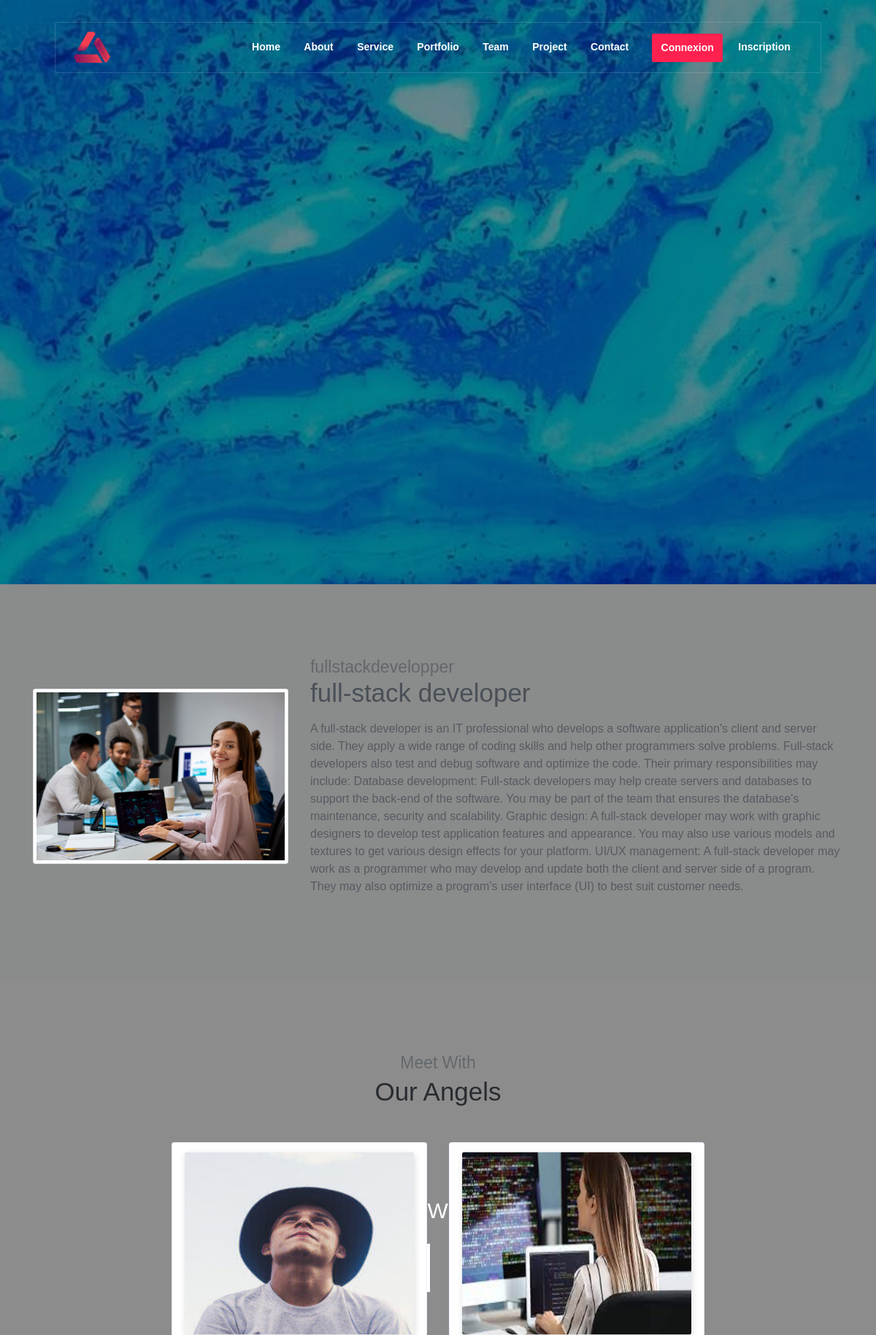
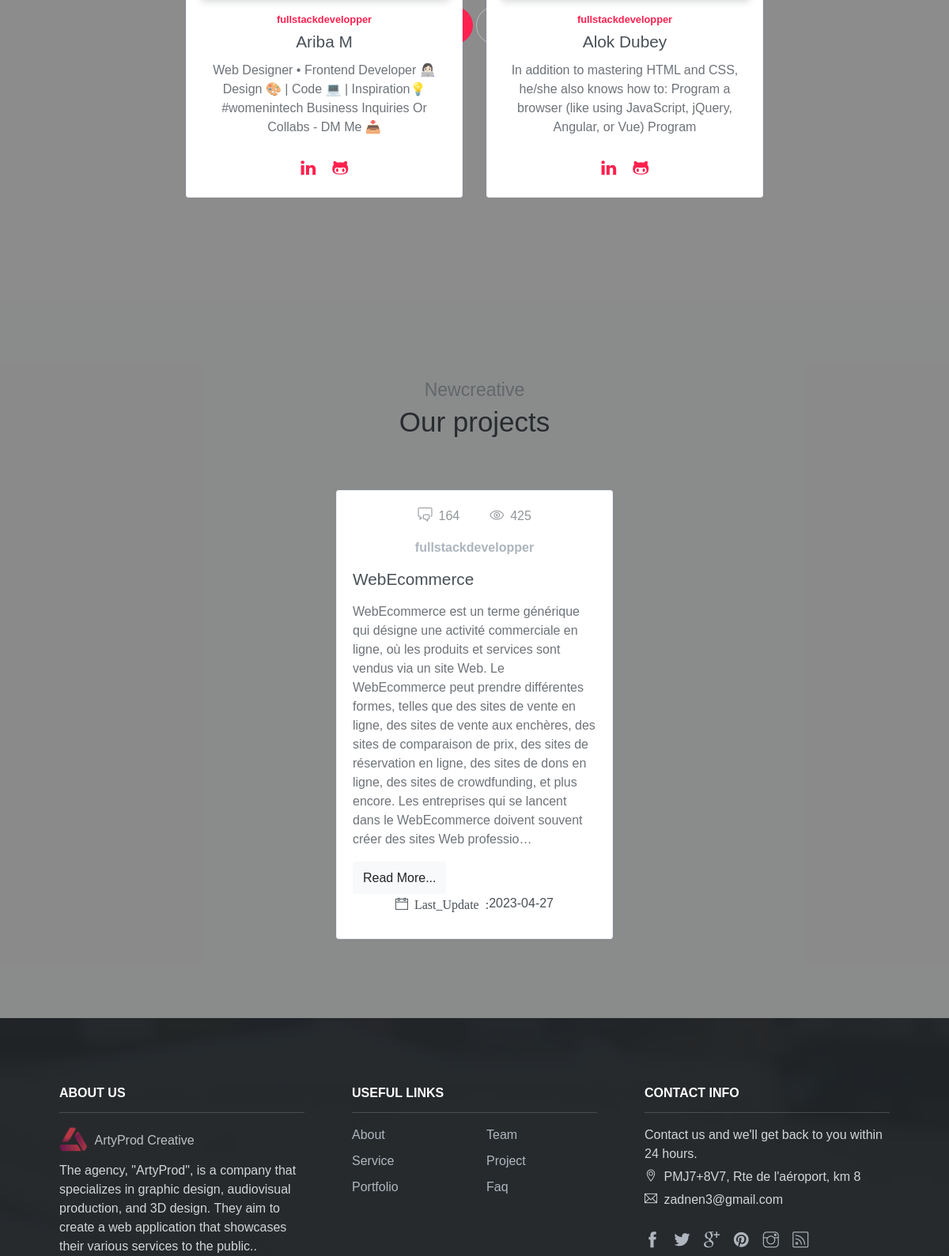
Screenshot of /applicationweb/team/1/ (upper part) with the database file from the repository (2 pictures, top to bottom).
### applicationweb/models.py (models this page shows, shortened)
class Team(models.Model):
    name = models.CharField(max_length=200)
    position = models.CharField(max_length=200)
    bio = models.TextField()
    photo = models.ImageField(upload_to='uploads/%Y/%m/%d/')
    def __str__(self):
        return self.name

class TeamMember(models.Model):
    name = models.CharField(max_length=200)
    position = models.CharField(max_length=200)
    bio = models.TextField()
    photo = models.ImageField(upload_to='uploads/%Y/%m/%d/')
    linkedin_url = models.URLField(blank=True)
    personal_website_url = models.URLField(blank=True)
    team = models.ForeignKey(Team, on_delete=models.CASCADE)
    user = models.ForeignKey(User, on_delete=models.CASCADE)

class Project(models.Model):
    STATUS_CHOICES = [
        ('AC', 'En cours'),
        ('FN', 'Fini'),
    ]
    title = models.CharField(max_length=200)
    description = models.TextField()
    client_name = models.CharField(max_length=200)
    created_by = models.ForeignKey(Team, on_delete=models.CASCADE)
    created_at = models.DateTimeField(auto_now_add=True)
    updated_at = models.DateTimeField(auto_now=True)
    status = models.CharField(max_length=2, choices=STATUS_CHOICES)
    services = models.ManyToManyField(Service, through='Detail')

### applicationweb/views.py (the view)
# urls.py: path('team/<int:team_id>/', views.team_detail, name='team_detail'),
def team_detail(request, team_id):
    team = get_object_or_404(Team, pk=team_id)
    projects = Project.objects.filter(created_by=team)
    team_members = TeamMember.objects.filter(team=team)
    context = {
        'team': team,
        'projects': projects,
        'team_members': team_members
    }
    return render(request, 'team_detail.html', context)

### applicationweb/templates/team_detail.html (shortened to what this page needs)
<!DOCTYPE html>
<html lang="en">
<head>
    <link rel="stylesheet" href="/static/assets/vendors/themify-icons/css/themify-icons.css">
	<link rel="stylesheet" href="/static/assets/css/creative-studio.css">
</head>
<body data-spy="scroll" data-target=".navbar" data-offset="40" id="home">
  <nav class="navbar custom-navbar navbar-expand-lg navbar-dark" data-spy="affix" data-offset-top="20">
    <div class="container">
        <a class="navbar-brand" href="#">
            <img src="/static/assets/imgs/logo.png" alt="Download free bootstrap 4 landing page, free boootstrap 4 templates, Download free bootstrap 4.1 landing page, free boootstrap 4.1.1 templates, Creative studio Landing page">
        </a>
        <div class="collapse navbar-collapse" id="navbarSupportedContent">
            <ul class="navbar-nav ml-auto">
                <li class="nav-item">
                    <a class="nav-link" href="http://127.0.0.1:8000/applicationweb/#home">Home</a>
                </li>
                <li class="nav-item">
                    <a class="nav-link" href="http://127.0.0.1:8000/applicationweb/#about">About</a>
                </li>
                <li class="nav-item">
                    <a class="nav-link" href="http://127.0.0.1:8000/applicationweb/#service">Service</a>
                </li>
                <li class="nav-item">
                    <a class="nav-link" href="http://127.0.0.1:8000/applicationweb/#portfolio">Portfolio</a>
                </li>
                <li class="nav-item">
                    <a class="nav-link" href="http://127.0.0.1:8000/applicationweb/#team">Team</a>
                </li>
                <li class="nav-item">
                    <a class="nav-link" href="http://127.0.0.1:8000/applicationweb/#Project">Project</a>
                </li>
                <li class="nav-item">
                    <a class="nav-link" href="http://127.0.0.1:8000/applicationweb/contact/#contact">Contact</a>
                </li>
                {% if user.is_authenticated %}
                <li class="nav-item active">
                <a class="nav-link" href="#">{{user}}</a>
                </li>
                <li class="nav-item active">
                <a class="nav-link btn btn-primary btn-sm ml-lg-3" href="{% url 'logout' %}">Déconnexion</a>
                </li>
                {% else %}
                <li class="nav-item active">
                <a class="nav-link btn btn-primary btn-sm ml-lg-3" href="{% url 'login' %}">Connexion</a>
                </li>
                <li class="nav-item active">
                <a class="nav-link" href="{% url 'register' %}">Inscription</a>
                </li>
                {% endif %}
            </ul>
        </div>
    </div>
</nav>
    <header class="header">
      <div class="overlay">
          <h6 class="subtitle">Small Team With Big Ideas</h6>
          <h1 class="title">ArtyProd Creative</h1>
          <div class="buttons text-center">
              <a href="http://127.0.0.1:8000/applicationweb/#service" class="btn btn-primary rounded w-lg btn-lg my-1">Our Service</a>
              <a href="http://127.0.0.1:8000/applicationweb/contact/#contact" class="btn btn-outline-light rounded w-lg btn-lg my-1">Contact Us</a>
          </div>
      </div>
  </header>
  <section id="about">
    <div class="container">
        <div class="row align-items-center">
            <div class="col-md-4 col-lg-4">
                <img src="{{ team.photo.url }}" alt="{{ team.name }}" class="w-100 img-thumbnail mb-3">
            </div>
            <div class="col-md-7 col-lg-8">
                <h6 class="section-subtitle mb-0">{{ team.name }}</h6>
                <h6 class="section-title mb-3">{{team.position}}</h6>
                <p>{{team.bio}}</p>
            </div>
        </div>
    </div>
</section>
    <section id="team">
        <div class="container">
            <h6 class="section-subtitle text-center">Meet With</h6>
            <h6 class="section-title mb-5 text-center">Our Angels</h6>
            <div class="row justify-content-center">
                {% for mbr in team_members %}
                <div class="col-sm-6 col-md-4">
                    <div class="card text-center mb-4">
                        <img class="card-img-top inset" src="/media/{{mbr.photo}}" width="120px" height="250px" />
                        <div class="card-body">
                            <h6 class="small text-primary font-weight-bold"> <a href="{% url 'team_detail' mbr.team.id %}">{{mbr.team}}</a></h6>
                            <h5 class="card-title">{{mbr.name}}</h5>
                            <p>{{mbr.bio}}</p>
                            <div class="socials">
                                <a href="{{mbr.linkedin_url}}"><i class="ti-linkedin"></i> </a>
                                <a href="{{mbr.personal_website_url}}"><i class="ti-github"></i></a>
                            </div>
                        </div>
                    </div>
                </div>
                {% endfor %}
            </div>
        </div>
      </section>
        <section id="Project">
            <div class="container">
                <h6 class="section-subtitle text-center">Newcreative</h6>
                <h6 class="section-title mb-6 text-center">Our projects {{ service.title }}</h6>
                <div class="row justify-content-center">
                    {% for project in projects %}
                    <div class="col-md-4">
                        <div class="card blog-post my-4 my-sm-5 my-md-0">
                            <div class="card-body">
                                <div class="details mb-3">
                                    <a href=""><i class="ti-comments"></i> 164</a>
                                    <a href="{% url 'project_detail' project.id %}"><i class="ti-eye"></i> 425</a>
                                </div>
                                <a href="javascript:void(1)" class="d-flex align-items-center justify-content-center font-weight-bold text-muted my-link">{{project.created_by}}</a>
                                <h5 class="card-title">{{ project.title }}</h5>
                                <p class="description" data-description-id="description-{{project.id}}">{{ project.description|truncatechars:500 }}</p>
                                <button class="btn btn-light read-more" data-description-id="description-{{project.id}}">Read More...</button><br/>
                                <date class="card-title d-flex align-items-center justify-content-center"><i class="ti-calendar"> Last_Update : </i> {{project.updated_at|date:"Y-m-d"}}</date>
                            </div>
                        </div>
                    </div>
                    {% endfor %}
                </div>
            </div>
        </section>
  <section class="has-bg-img py-0">
    <div class="container">
        <div class="footer">
            <div class="footer-lists">
                <ul class="list">
                    <li class="list-head">
                        <h6 class="font-weight-bold">ABOUT US</h6>
                    </li>
                    <li class="list-body">
                        <a href="#" class="logo">
                            <img src="/static/assets/imgs/logo.png" alt="Download free bootstrap 4 landing page, free boootstrap 4 templates, Download free bootstrap 4.1 landing page, free boootstrap 4.1.1 templates, Creative studio Landing page">
                            <h6>ArtyProd Creative</h6>
                        </a>
                        <p>The agency, "ArtyProd", is a company that specializes in graphic design, audiovisual production, and 3D design. They aim to create a web application that showcases their various services to the public..</p>
                    </li>
                </ul>
                <ul class="list">
                    <li class="list-head">
                        <h6 class="font-weight-bold">USEFUL LINKS</h6>
                    </li>
                    <li class="list-body">
                        <div class="row">
                            <div class="col">
                                <a href="#about">About</a>
                                <a href="#service">Service</a>
                                <a href="#portfolio">Portfolio</a>
                            </div>
                            <div class="col">
                                <a href="#team">Team</a>
                                <a href="#Project">Project</a>
                                <a href="#">Faq</a>
                            </div>
                        </div>
                    </li>
                </ul>
                <ul class="list">
                    <li class="list-head">
                        <h6 class="font-weight-bold">CONTACT INFO</h6>
                    </li>
                    <li class="list-body">
                        <p>Contact us and we'll get back to you within 24 hours.</p>
                        <p><i class="ti-location-pin"></i> PMJ7+8V7, Rte de l'aéroport, km 8</p>
                        <p><i class="ti-email"></i>  zadnen3@gmail.com</p>
                        <div class="social-links">
                            <a href="https://www.facebook.com/zammel.adnen.7" class="link"><i class="ti-facebook"></i></a>
                            <a href="https://twitter.com/ZammelAdnen1" class="link"><i class="ti-twitter-alt"></i></a>
                            <a href="mailto:zadnen3@gmail.com" class="link"><i class="ti-google"></i></a>
                            <a href="https://www.pinterest.fr/" class="link"><i class="ti-pinterest-alt"></i></a>
                            <a href="https://www.instagram.com/zammel_adnen/?hl=fr" class="link"><i class="ti-instagram"></i></a>
                            <a href="https://www.linkedin.com/in/zammel-adnen-25260521a/" class="link"><i class="ti-rss"></i></a>
                        </div>
                    </li>
                </ul>
            </div>
        </div>
    </div>
</section>
</body>
</html>

### rows the page displays
Team: photo (picture), name "fullstackdevelopper", position "full-stack developer", bio "A full-stack developer is an IT professional who develops a software application's client and server side. They apply a wide range of coding skills and help other programmers solve problems. Full-stack developers also test and debug software and optimize the code. Their primary responsibilities may include: Database development: Full-stack developers may help create servers and databases to support the back-end of the software. You may be part of the team that ensures the database's maintenance, security and scalability. Graphic design: A full-stack developer may work with graphic designers to develop test application features and appearance. You may also use various models and textures to…"
TeamMember: photo (picture), team "fullstackdevelopper", name "Ariba M", bio "Web Designer • Frontend Developer 👩🏻‍💻 Design 🎨 | Code 💻 | Inspiration💡 #womenintech Business Inquiries Or Collabs - DM Me 📥"
TeamMember: photo (picture), team "fullstackdevelopper", name "Alok Dubey", bio "In addition to mastering HTML and CSS, he/she also knows how to: Program a browser (like using JavaScript, jQuery, Angular, or Vue) Program"
Project: created_by "fullstackdevelopper", title "WebEcommerce", description "WebEcommerce est un terme générique qui désigne une activité commerciale en ligne, où les produits et services sont vendus via un site Web. Le WebEcommerce peut prendre différentes formes, telles que des sites de vente en ligne, des sites de vente aux enchères, des sites de comparaison de prix, des sites de réservation en ligne, des sites de dons en ligne, des sites de crowdfunding, et plus encore. Les entreprises qui se lancent dans le WebEcommerce doivent souvent créer des sites Web professio…", updated_at "2023-04-27"
